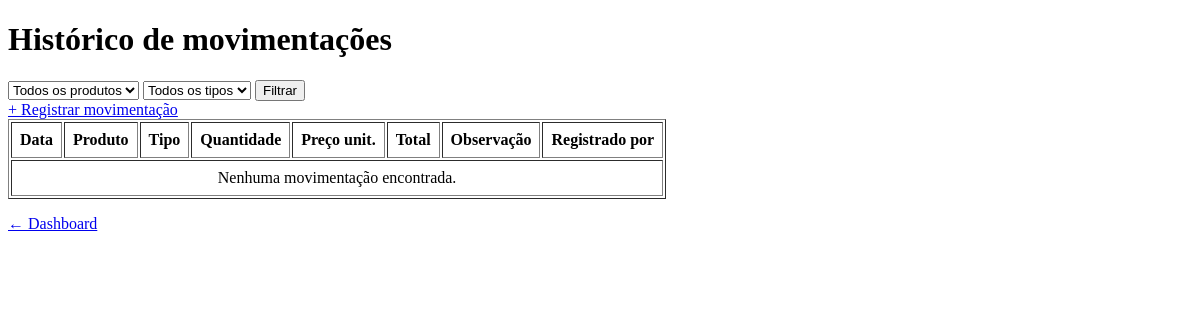
/movimentacoes/ (signed in), run on an earlier commit of the app's database.
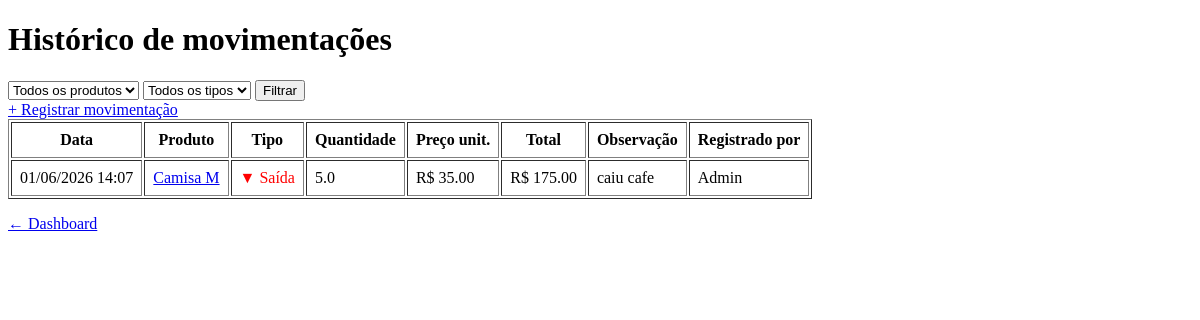
And on a later commit of the database.
### app/models/movimentacao.py (models this page shows, shortened)
class Movimentacao(Base):
    __tablename__ = "movimentacoes"
    id = Column(Integer, primary_key=True, autoincrement=True, index=True)
    tipo = Column(Enum(Tipo_de_movimentacao), nullable=False)
    quantidade = Column(Float, nullable=False)
    preco_unitario = Column(Float, nullable=False, default=0.0)
    observacao = Column(String, nullable=True)
    criado_em = Column(DateTime, nullable=False, server_default=func.now())
    produto_id = Column(Integer, ForeignKey("produtos.id", ondelete="CASCADE"), nullable=False)
    usuario_id = Column(Integer, ForeignKey("usuarios.id", ondelete="SET NULL"), nullable=False)
    produto = relationship("Produto", backref="movimentacoes")
    usuario = relationship("Usuario", backref="movimentacoes")

### app/models/produto.py (models this page shows, shortened)
class Produto(Base):
    __tablename__ = "produtos"
    id = Column(Integer, primary_key=True, autoincrement=True, index=True)
    nome = Column(String(150), nullable=False, index=True)
    preco = Column(Float, nullable=False, default=0.0)
    estoque_atual = Column(Integer, nullable=False, default=0)
    ativo = Column(Boolean, default=True)
    imagem_path = Column(String(255), nullable=True)
    categoria_id = Column(Integer, ForeignKey("categorias.id", ondelete="SET NULL"), nullable=True)
    categoria = relationship("Categoria", back_populates="produtos")

### app/models/usuario.py (models this page shows)
class Usuario(Base):
    __tablename__ = "usuarios"
    id = Column(Integer, primary_key=True, autoincrement=True)
    nome = Column(String(100), nullable=False)
    email = Column(String(150), unique=True, nullable=False)
    senha_hash = Column(String(255), nullable=False)
    role = Column(String(20), default="operador")
    ativo = Column(Boolean, default=True)
    criado_em = Column(DateTime, server_default=func.now())

### app/controllers/movimentacao_controller.py (the view)
@router.get("/")
def listar_movimentacoes(
    request: Request,
    produto_id: int = 0,     # filtra por produto específico
    tipo: str = "",          # "entrada" ou "saida"
    db: Session = Depends(get_db),
    admin = Depends(get_admin)
):
    query = db.query(Movimentacao).order_by(Movimentacao.criado_em.desc())
    if produto_id:
        query = query.filter(Movimentacao.produto_id == produto_id)
    if tipo in ("entrada", "saida", "cancelamento", "ajuste"):
        query = query.filter(Movimentacao.tipo == tipo)
    movimentacoes = query.limit(200).all()  # limita para não sobrecarregar
    produtos      = db.query(Produto).filter(Produto.ativo == True).all()
    return templates.TemplateResponse(
        request,
        "movimentacoes/index.html",
        {
            "request":        request,
            "usuario":        admin,
            "movimentacoes":  movimentacoes,
            "produtos":       produtos,
            "produto_id":     produto_id,
            "tipo":           tipo,
        }
    )

### app/templates/movimentacoes/index.html (shortened to what this page needs)
<!DOCTYPE html>
<html lang="pt-br">
<head>
</head>
<body>
    <h1>Histórico de movimentações</h1>
    <form method="get" action="/movimentacoes">
        <select name="produto_id">
            <option value="0">Todos os produtos</option>
        </select>
        <select name="tipo">
            <option value="">Todos os tipos</option>
        </select>
        <button type="submit">Filtrar</button>
    </form>
    <a href="/movimentacoes/nova">+ Registrar movimentação</a>
    <table border="1" cellpadding="8">
        <thead>
            <tr>
                <th>Data</th>
                <th>Produto</th>
                <th>Tipo</th>
                <th>Quantidade</th>
                <th>Preço unit.</th>
                <th>Total</th>
                <th>Observação</th>
                <th>Registrado por</th>
            </tr>
        </thead>
        <tbody>
            {% for m in movimentacoes %}
            <tr>
                <td>{{ m.criado_em.strftime('%d/%m/%Y %H:%M') }}</td>
                <td>
                    <a href="/produtos/{{ m.produto_id }}">
                        {{ m.produto.nome }}
                    </a>
                </td>
                <td>
                    {% if m.tipo.value == 'entrada' %}
                        <span style="color:green">▲ Entrada</span>
                    {% else %}
                        <span style="color:red">▼ Saída</span>
                    {% endif %}
                </td>
                <td>{{ m.quantidade }}</td>
                <td>R$ {{ "%.2f"|format(m.preco_unitario) }}</td>
                <td>R$ {{ "%.2f"|format(m.valor_total) }}</td>
                <td>{{ m.observacao or "—" }}</td>
                <td>{{ m.usuario.nome if m.usuario else "—" }}</td>
            </tr>
            {% endfor %}
            {% if not movimentacoes %}
            <tr>
                <td colspan="8" style="text-align:center">
                    Nenhuma movimentação encontrada.
                </td>
            </tr>
            {% endif %}
        </tbody>
    </table>
    <p><a href="/">← Dashboard</a></p>
</body>
</html>

What changed in the data, as far as the page shows it:
added Movimentacao: criado_em "01/06/2026 14:07", produto.nome "Camisa M", tipo "▼ Saída", quantidade "5.0", preco_unitario "35.00", valor_total "175.00", observacao "caiu cafe", usuario "Admin"
Also different on the page:
text no longer shown: "Nenhuma movimentação encontrada."
